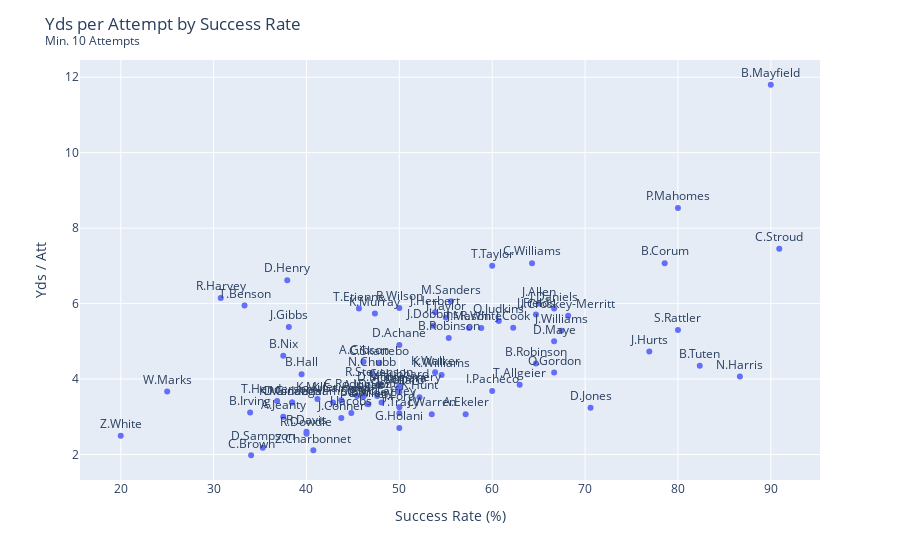

The cell this chart's notebook holds for it:
### Code cell
fig = px.scatter(
    data_frame=runners.loc[runners['Attempts'] >= 10],
    x='Success Rate',
    y='Yds / Att',
    hover_data=['Attempts', 'Yards'],
    text='Name'
)
fig.update_traces(textposition='top center')
fig.update_layout(title='Yds per Attempt by Success Rate<br><sup>Min. 10 Attempts</sup>', xaxis_title='Success Rate (%)')
fig.show()

### Figure 1 — Plotly figure (JSON) as saved in the notebook; plotly's stock layout.template omitted (floating-point values rounded to 4 significant figures; data arrays with more than 128 entries replaced by an {"elided": "..."} marker saying what was removed)
{"data": [{"customdata": {"elided": "79x2 float values"}, "hovertemplate": "Success Rate=%{x}<br>Yds / Att=%{y}<br>Name=%{text}<br>Attempts=%{customdata[0]}<br>Yards=%{customdata[1]}<extra></extra>", "legendgroup": "", "marker": {"color": "#636efa", "symbol": "circle"}, "mode": "markers+text", "name": "", "orientation": "v", "showlegend": false, "text": ["J.Taylor", "J.Cook", "T.Etienne", "B.Robinson", "J.Williams", "K.Williams", "J.Dobbins", "J.Mason", "T.Pollard", "S.Barkley", "D.Henry", "A.Kamara", "J.Jacobs", "C.McCaffrey", "B.Irving", "C.Hubbard", "K.Walker", "B.Hall", "Q.Judkins", "D.Swift", "D.Achane", "A.Jeanty", "O.Hampton", "N.Chubb", "J.Warren", "P.Mahomes", "T.Benson", "J.Croskey-Merritt", "J.Hurts", "J.Allen", "B.Mayfield", "J.Gibbs", "K.Murray", "M.Sanders", "T.Allgeier", "C.Skattebo", "B.Corum", "C.Williams", "J.Fields", "J.Conner", "R.Wilson", "C.Brown", "I.Pacheco", "R.White", "D.Maye", "R.Stevenson", "J.Daniels", "D.Montgomery", "C.Stroud", "K.Hunt", "R.Harvey", "J.Herbert", "B.Robinson", "B.Tuten", "B.Nix", "T.Taylor", "T.Tracy", "T.Henderson", "N.Harris", "K.Miller", "A.Gibson", "Z.Charbonnet", "D.Jones", "K.Gainwell", "S.Rattler", "R.Dowdle", "O.Gordon", "B.Allen", "A.Jones", "D.Giddens", "K.Monangai", "W.Marks", "A.Ekeler", "C.Rodriguez", "J.Ford", "D.Sampson", "G.Holani", "R.Davis", "Z.White"], "textposition": "top center", "type": "scatter", "x": [55.0, 62.26, 45.65, 55.32, 67.44, 54.55, 53.66, 57.5, 50.0, 46.55, 37.93, 50.0, 44.83, 48.08, 33.93, 50.0, 53.85, 39.47, 60.71, 47.62, 50.0, 37.5, 42.86, 47.06, 53.49, 80.0, 33.33, 68.18, 76.92, 65.0, 90.0, 38.1, 47.37, 55.56, 62.96, 47.83, 78.57, 64.29, 64.71, 43.75, 50.0, 34.04, 60.0, 58.82, 66.67, 47.83, 66.67, 50.0, 90.91, 52.17, 30.77, 53.85, 64.71, 82.35, 37.5, 60.0, 50.0, 36.84, 86.67, 41.18, 46.15, 40.74, 70.59, 43.75, 80.0, 40.0, 66.67, 46.67, 46.15, 38.46, 38.46, 25.0, 57.14, 45.45, 50.0, 35.29, 50.0, 40.0, 20.0], "xaxis": "x", "y": [5.63, 5.36, 5.87, 5.09, 5.28, 4.11, 5.41, 5.35, 3.65, 3.34, 6.62, 3.72, 3.1, 3.38, 3.11, 3.82, 4.18, 4.13, 5.54, 3.55, 4.9, 3.0, 3.38, 4.15, 3.07, 8.53, 5.95, 5.68, 4.73, 6.0, 11.8, 5.38, 5.74, 6.06, 3.85, 4.43, 7.07, 7.07, 5.71, 2.97, 5.88, 1.98, 3.68, 5.35, 5.0, 3.87, 5.87, 3.73, 7.45, 3.52, 6.15, 5.77, 4.41, 4.35, 4.62, 7.0, 3.09, 3.42, 4.07, 3.47, 4.46, 2.11, 3.24, 3.44, 5.3, 2.55, 4.17, 3.33, 3.54, 3.38, 3.38, 3.67, 3.07, 3.55, 3.25, 2.18, 2.7, 2.6, 2.5], "yaxis": "y"}], "layout": {"legend": {"tracegroupgap": 0}, "margin": {"t": 60}, "title": {"text": "Yds per Attempt by Success Rate<br><sup>Min. 10 Attempts</sup>"}, "xaxis": {"anchor": "y", "domain": [0, 1], "title": {"text": "Success Rate (%)"}}, "yaxis": {"anchor": "x", "domain": [0, 1], "title": {"text": "Yds / Att"}}}}
